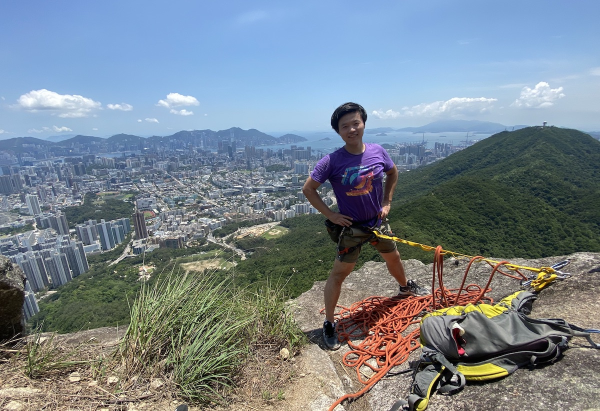
%> input picture data/test.jpg, 1200 x 822 px (shown at 1/2 size)
$ octave example_image_saliency.m   (GNU Octave 9; MATLAB toolbox functions it lacks are replaced by stand-ins)
%> lines starting %> are read from the running program, lines starting %| are printed output that depends on the picture
### SRsaliency.m
function [salMap] = SRsaliency(img_in)
%% Image Saliency: spectral residual approach
% References
%   Hou, X., Zhang, L.: Saliency detection: A spectral residual approach.
%                       In: Proceedings CVPR ?07, vol. 1, pp. 1-8 (2007)
% Preparing the image

if size(img_in, 3) == 3
    salMap_ave = zeros(size(img_in,1),size(img_in,2));
    for i = 1:3
        salMap = compute_single(squeeze(img_in(:,:,i)));
        salMap_ave = salMap_ave + salMap;
    end
    salMap = salMap_ave/3;
else
    salMap = compute_single(img_in);

end
end

function salMap_single = compute_single(img_grey)
    img_start = im2double(img_grey);
    [rows cols] = size(img_start);
    inImg = imresize(img_start, [64, 64], 'bilinear');

    % The actual Spectral Residual computation: just 5 Matlab lines!
    myFFT = fft2(inImg);
    myLogAmplitude = log(abs(myFFT));
    myPhase = angle(myFFT);
    mySpectralResidual = myLogAmplitude - imfilter(myLogAmplitude, fspecial('average', 3), 'replicate');
    saliencyMap = abs(ifft2(exp(mySpectralResidual + 1i*myPhase))).^2;

    % After-Effect
    saliencyMap = imfilter(saliencyMap, fspecial('disk', 3));

    % Resizing from 64*64 to the original size
    saliencyMap = mat2gray(saliencyMap);
    saliencyMap = imresize(saliencyMap, [rows cols], 'bilinear');

    salMap_single = im2double(saliencyMap);
end

### example_image_saliency.m
%% Concrete example 1: compute the image saliency using spectral residual approach
% References
%   Hou, X., Zhang, L.: Saliency detection: A spectral residual approach.
% Proceedings of Computer Vision and Pattern Recognition (CVPR), 2007.
% check cvpr2007.pdf

img = imread('data/test.jpg');
%> img is the input picture: size 822x1200x3 uint8; mean R, G, B 119.9, 131.4, 140.5
img_in = imresize(img, 0.5);
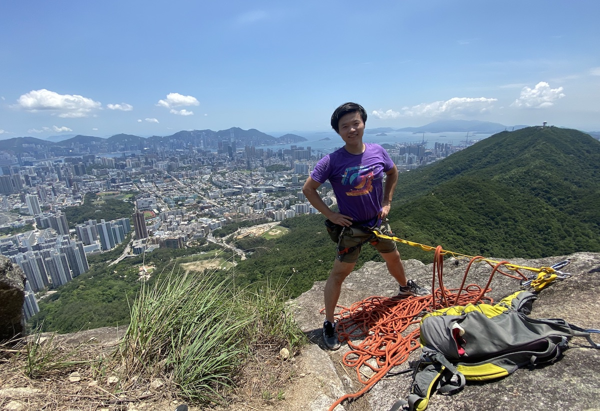
%> img_in: size 411x600x3 uint8; mean R, G, B 119.9, 131.4, 140.5

img_sal_in = im2double(img_in);
[salMap] = SRsaliency(img_in);
%> the loop in SRsaliency, `for i = 1:3` made 3 passes
%> pass 1, in compute_single, `img_start = im2double(img_grey);`:
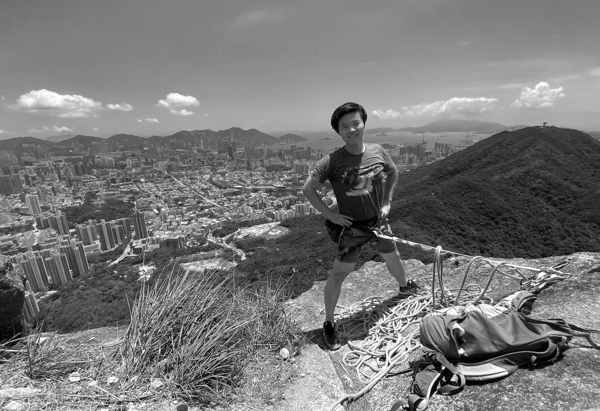
%> img_start: size 411x600 double; min 0, max 1, mean 0.47
%> pass 1, in compute_single, `inImg = imresize(img_start, [64, 64], 'bilinear');`:
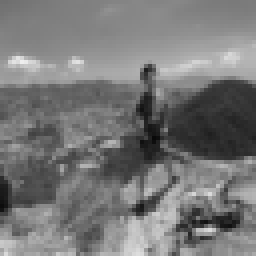
%> inImg: size 64x64 double (shown 4 times larger); min 0.0373, max 0.939, mean 0.47
%> pass 1, in compute_single, `myLogAmplitude = log(abs(myFFT));`:
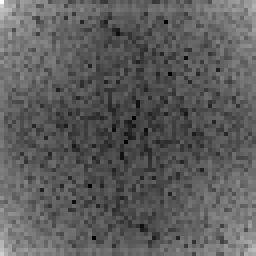
%> myLogAmplitude: size 64x64 double (shown 4 times larger); min -3.06, max 7.56, mean 0.824; drawn with min black and max white
%> pass 1, in compute_single, `myPhase = angle(myFFT);`:
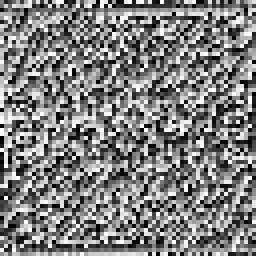
%> myPhase: size 64x64 double (shown 4 times larger); min -3.14, max 3.14, mean 0.00153; drawn with min black and max white
%> after the loop in SRsaliency, `for i = 1:3`:
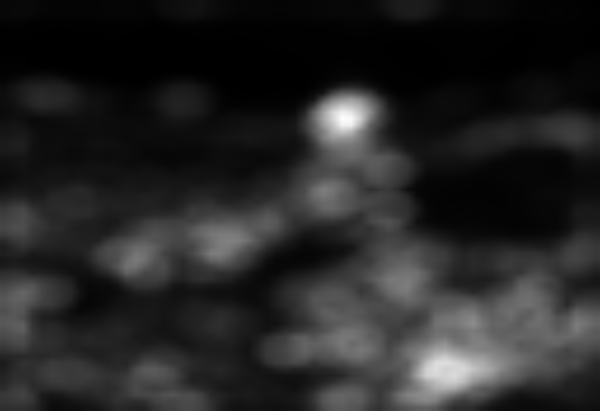
%> salMap_ave: size 411x600 double; min 0.00099, max 2.75, mean 0.415; drawn with min black and max white
figure, montage({img_sal_in, salMap});
%> after `montage({img_sal_in, salMap})`:
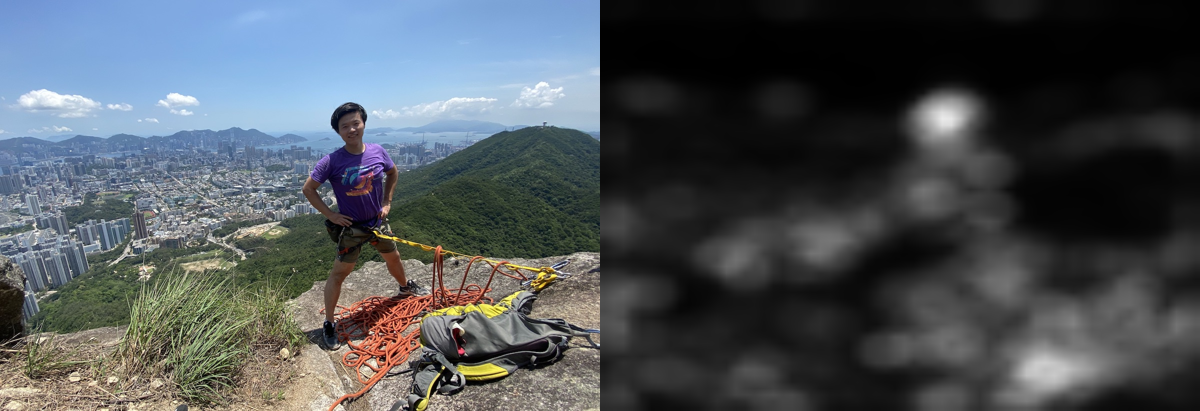
%> displayed picture: size 411x1200x3, on the screen's scale of 0 to 255; mean R, G, B 77.6, 83.3, 87.9

$ run again, with data/einstein.jpg copied over data/test.jpg
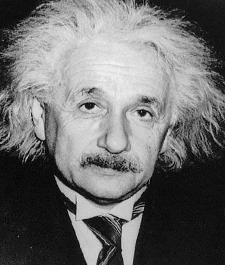
%> input picture data/einstein.jpg, 225 x 265 px
%> img is the input picture: size 265x225 uint8; min 0, max 246, mean 110.1
%> in compute_single, `saliencyMap = imresize(saliencyMap, [rows cols], 'bilinear');`:
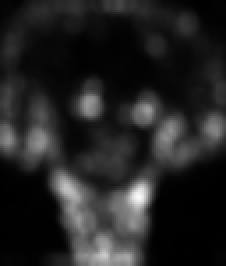
%> saliencyMap: size 133x113 double (shown 2 times larger); min 1.59e-05, max 0.989, mean 0.141
%> `montage({img_sal_in, salMap})`:
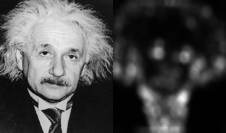
%> displayed picture: size 133x226, on the screen's scale of 0 to 255; min 0, max 252, mean 73

$ run again, with data/marilyn.jpg copied over data/test.jpg
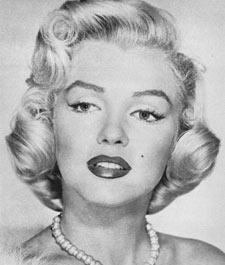
%> input picture data/marilyn.jpg, 225 x 265 px
%> img is the input picture: size 265x225 uint8; min 4, max 248, mean 177.2
%> in compute_single, `saliencyMap = imresize(saliencyMap, [rows cols], 'bilinear');`:
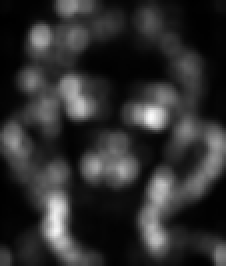
%> saliencyMap: size 133x113 double (shown 2 times larger); min 3.3e-05, max 0.984, mean 0.185
%> `montage({img_sal_in, salMap})`:
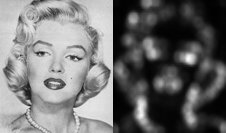
%> displayed picture: size 133x226, on the screen's scale of 0 to 255; min 0, max 251, mean 112.2

$ run again, with data/michelle_obama.jpg copied over data/test.jpg
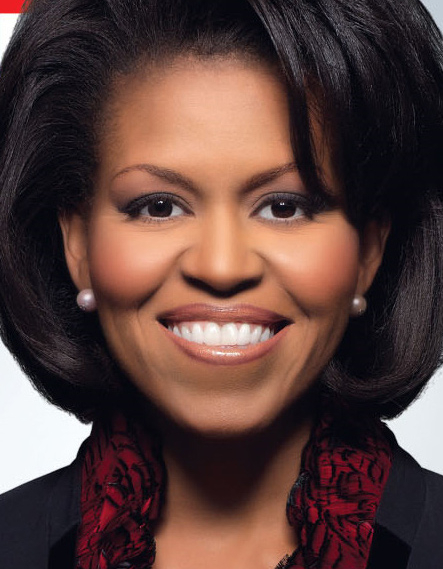
%> input picture data/michelle_obama.jpg, 443 x 569 px
%> img is the input picture: size 569x443x3 uint8; mean R, G, B 89.7, 64, 59.9
%> `montage({img_sal_in, salMap})`:
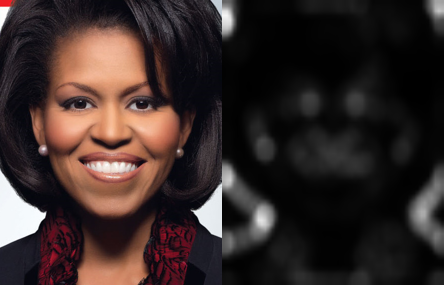
%> displayed picture: size 285x444x3, on the screen's scale of 0 to 255; mean R, G, B 54.9, 42, 40
